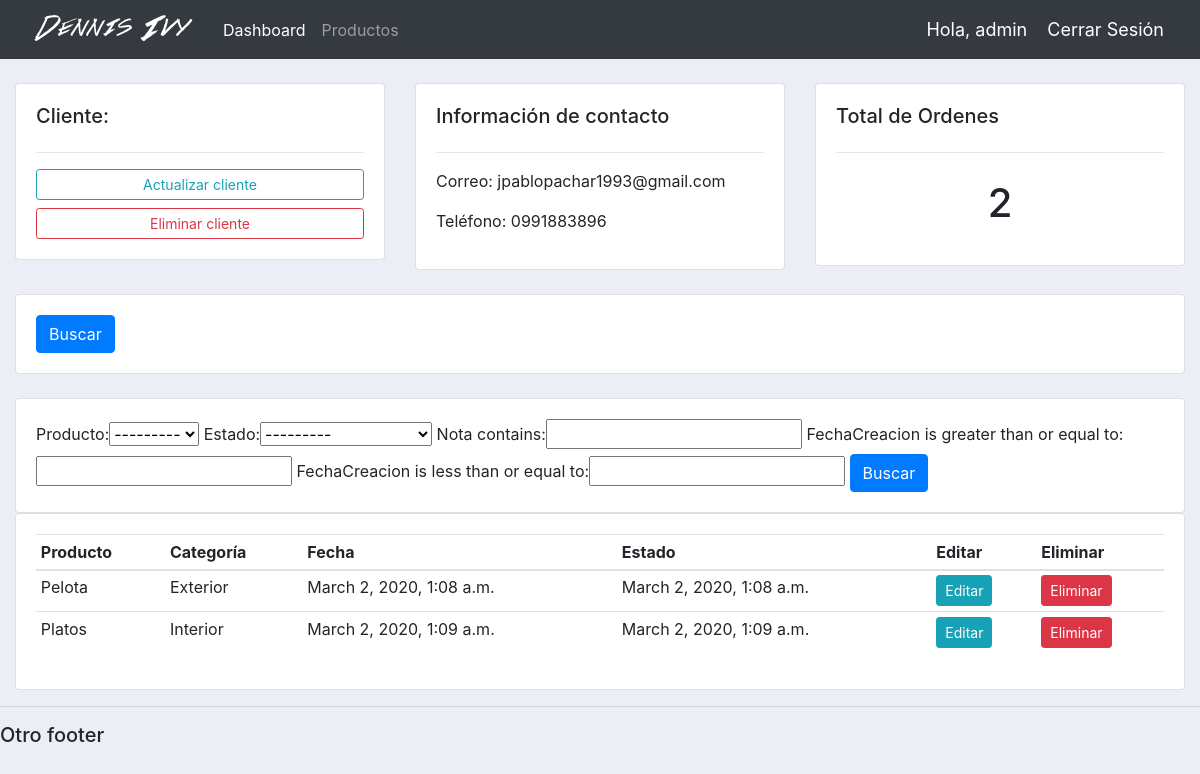
/cliente/1/ (signed in), run on the app's committed database.
### cuenta/models.py (models this page shows, shortened)
class Cliente(models.Model):
    usuario = models.OneToOneField(User, null=True, blank=True, on_delete=models.CASCADE)
    nombre = models.CharField(max_length=200, null=True)
    telefono = models.CharField(max_length=200, null=True)
    correo = models.CharField(max_length=200, null=True)
    imagen = models.ImageField(default="profile1.png", null=True, blank=True)
    fechaCreacion = models.DateTimeField(auto_now_add=True, null=True)

class Orden(models.Model):
    ESTADO = (
        ('Pendiente', 'Pendiente'),
        ('Fuera para entregar', 'Fuera para entregar'),
        ('Entregado', 'Entregado'),
    )
    cliente = models.ForeignKey(Cliente, null=True, on_delete=models.SET_NULL)
    producto = models.ForeignKey(Producto, null=True, on_delete=models.SET_NULL)
    fechaCreacion = models.DateTimeField(auto_now_add=True, null=True)
    estado = models.CharField(max_length=200, null=True, choices=ESTADO)
    nota = models.CharField(max_length=1000, null=True)

class Producto(models.Model):
    CATEGORIA = (
        ('Interior', 'Interior'),
        ('Exterior', 'Exterior')
    )
    nombre = models.CharField(max_length=200, null=True)
    precio = models.FloatField(null=True)
    categoria = models.CharField(max_length=200, null=True, choices=CATEGORIA)
    descripcion = models.CharField(max_length=200, null=True, blank=True)
    fechaCreacion = models.DateTimeField(auto_now_add=True, null=True)
    etiquetas = models.ManyToManyField(Etiqueta)
    def __str__(self):
        return self.nombre

### cuenta/decorators.py (the view)
        def wrapper_func(request, *args, **kwargs):
            grupo = None
            if request.user.groups.exists():
                grupo = request.user.groups.all()[0].name
            if grupo in rolesPermitidos:
                return view_func(request, *args, **kwargs)
            else:
                return HttpResponse('No está autorizado para ver esta página')

### cuenta/views.py (called while the page is built)
@login_required(login_url='cuenta:iniciarSesion')
@usuarioPermitido(rolesPermitidos=['Admin'])
def cliente(request, idCliente):
    cliente = Cliente.objects.get(id=idCliente)
    ordenes = cliente.orden_set.all()
    totalOrdenes = ordenes.count()
    filtro = OrdenFilter(request.GET, queryset=ordenes)
    ordenes = filtro.qs
    contexto = {
        'cliente': cliente,
        'ordenes': ordenes,
        'totalOrdenes': totalOrdenes,
        'filtro': filtro
    }
    return render(request, 'cuenta/cliente.html', contexto)

### cuenta/templates/cuenta/cliente.html
{%  extends 'cuenta/main.html' %}
{% block Content %}
<br>
<div class="row">
	<div class="col-md">
		<div class="card card-body">
			<h5>Cliente:</h5>
			<hr>
			<a class="btn btn-outline-info  btn-sm btn-block" href="">Actualizar cliente</a>
			<a class="btn btn-outline-danger  btn-sm btn-block" href="">Eliminar cliente</a>
		</div>
	</div>
	<div class="col-md">
		<div class="card card-body">
			<h5>Información de contacto</h5>
			<hr>
			<p>Correo: {{ cliente.correo }}</p>
			<p>Teléfono: {{ cliente.telefono }}</p>
		</div>
	</div>
	<div class="col-md">
		<div class="card card-body">
			<h5>Total de Ordenes</h5>
			<hr>
			<h1 style="text-align: center;padding: 10px">{{ totalOrdenes }}</h1>
		</div>
	</div>
</div>
<br>
<div class="row">
	<div class="col">
		<div class="card card-body">
			<form method="get">
        <button class="btn btn-primary" type="submit">Buscar</button>
		  </form>
		</div>
	</div>
</div>
<br>
<div class="row">
  <div class="col">
    <div class="card card-body">
      <form method="get">
        {{ filtro.form }}
        <button class="btn btn-primary" type="submit">Buscar</button>
      </form>
    </div>
  </div>
</div>
<div class="row">
	<div class="col-md">
		<div class="card card-body">
			<table class="table table-sm">
        <thead>
          <tr>
            <th>Producto</th>
            <th>Categoría</th>
            <th>Fecha</th>
            <th>Estado</th>
            <th>Editar</th>
            <th>Eliminar</th>
          </tr>
        </thead>
        <tbody>
          {% for orden in ordenes %}
          <tr>
            <td>{{ orden.producto }}</td>
            <td>{{ orden.producto.categoria }}</td>
            <td>{{ orden.fechaCreacion }}</td>
            <td>{{ orden.fechaCreacion }}</td>
            <td><a href="{% url 'cuenta:actualizarOrden' orden.id %}" class="btn btn-sm btn-info">Editar</a></td>
            <td><a href="{% url 'cuenta:eliminarOrden' orden.id %}" class="btn btn-sm btn-danger">Eliminar</a></td>
          </tr>
          {% endfor %}
        </tbody>
			</table>
		</div>
	</div>
</div>
{% endblock %}

### cuenta/templates/cuenta/navbar.html (shortened to what this page needs)
{% load static %}
<nav class="navbar navbar-expand-lg navbar-dark bg-dark">
  <img src="{% static 'images/logo.png' %}">
  <div class="collapse navbar-collapse" id="navbarNav">
    <ul class="navbar-nav">
      {% if request.user.is_staff %}
      <li class="nav-item active"><a class="nav-link" href="{% url 'cuenta:inicio' %}">Dashboard</a></li>
      <li class="nav-item"><a class="nav-link" href="{% url 'cuenta:productos' %}">Productos</a></li>
      {% else %}
      <li class="nav-item">
        <a href="{% url 'cuenta:opcionCuenta' %}" class="nav-link">Opciones</a>
      </li>
      {% endif %}
    </ul>
  </div>
  <span class="hello-msg">Hola, {{ request.user }}</span>
  <span><a href="{% url 'cuenta:cerrarSesion' %}" class="hello-msg">Cerrar Sesión</a></span>
</nav>

### static/css/styles.css (style rules this page uses)
body { background-color: #ebeff5 }

### cuenta/templates/cuenta/navbar.html (style rules this page uses)
.hello-msg { font-size: 18px; color: #ffffff; margin-right: 20px; }

### data on the page
Cliente: correo "jpablopachar1993@gmail.com", telefono "0991883896"
Orden: producto "Pelota", producto.categoria "Exterior", fechaCreacion "March 2, 2020, 1:08 a.m."
Orden: producto "Platos", producto.categoria "Interior", fechaCreacion "March 2, 2020, 1:09 a.m."

### other printed values
{{ request.user }} "admin"
{{ totalOrdenes }} "2"
